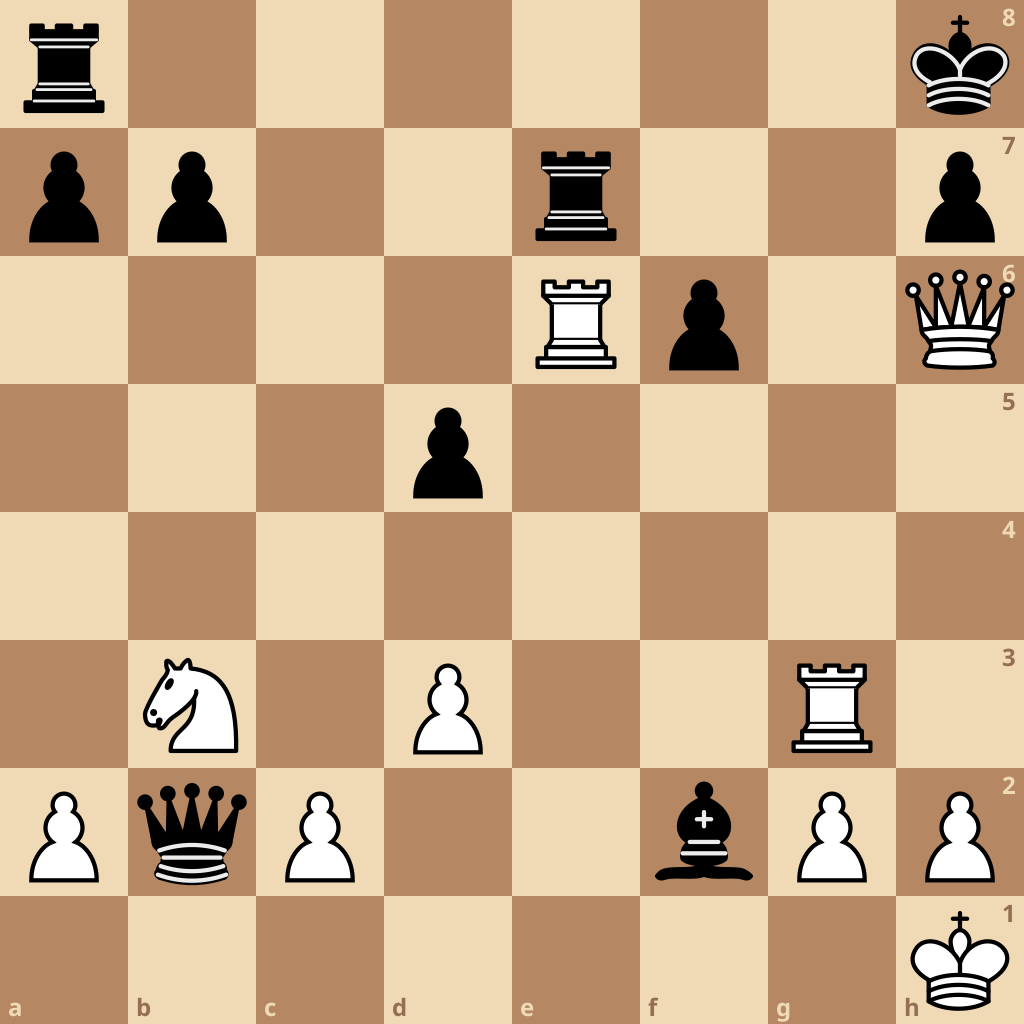

Recreate this plot in Python.
from pathlib import Path
from src.neural_net.dataset import ChessboardDataset
from src.neural_net.utils.fen_string_to_target import fen_string_to_target_matrix
from src.neural_net.utils.target_to_ascii_board import target_to_ascii_board
from torchvision.transforms.functional import to_pil_image


data = ChessboardDataset()
image, target = data.__getitem__(0)

# Convert the tensor to a PIL Image
image_pil = to_pil_image(image)
image_pil.save(Path(__file__).parent / "test.png")
target_to_ascii_board(target.numpy())
